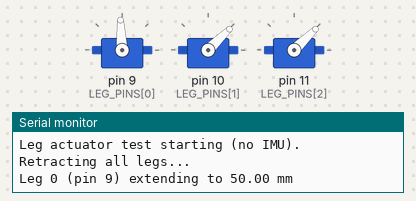
The sketch below on a simulated Arduino Nano, built with avr-gcc and run on an emulated ATmega328P. Shown: 3 × servo, the last lines printed to the serial monitor. Random numbers use the default seed unless the sketch sets one. At 51.8 s the program stops and its outputs stay as they are.

Above: at 8.2 s.
At 23.35 s:
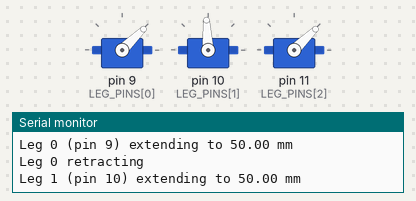
At 30.85 s:
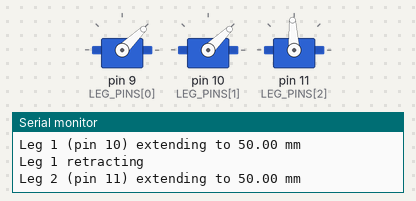
At 38.5 s:
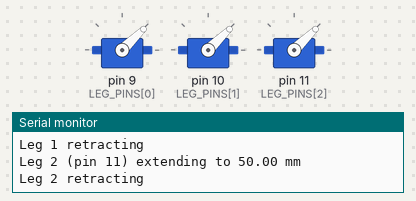
Timing chart, 0 to 47.6 s (numbered marks = the images above):
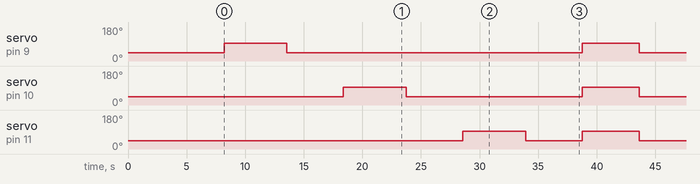

Measured:
- by itself, servo on pin 9 (LEG_PINS[0]): alternates 93° for 5.1 s and 44° for 25.2 s
- by itself, servo on pin 10 (LEG_PINS[1]): alternates 93° for 5.1 s and 44° for 15.0 s
- by itself, servo on pin 11 (LEG_PINS[2]): 44° → 93° at 28.6 s, → 44° 5.3 s later, → 93° 4.8 s later, → 44° 4.8 s later, … (4 changes in this stretch)

The sketch:

leg_actuator_test.ino
```cpp
// STAC Lunar Hopper - Leg Actuator Movement Test (NO IMU)
// Hardware: Arduino Nano, 3x Actuonix L16-R Actuators
// Purpose: verify each actuator physically moves. No BNO055 needed.

#include <Servo.h>

// Pins & Actuator Calibration
const uint8_t LEG_PINS[3] = {9, 10, 11};
const float STROKE_MM     = 100.0;
const float SPEED_MM_S    = 13.0;   // Estimated extension speed (mm/s)
const int US_RETRACTED    = 1000;   // 0 mm extension
const int US_EXTENDED     = 2000;   // 100 mm extension

// Test settings
const float TEST_MM = 50.0;         // How far to extend during the test (keep modest at first)

// Time to travel the full stroke, plus margin
const unsigned long FULL_TRAVEL_MS = (unsigned long)(1000.0 * STROKE_MM / SPEED_MM_S) + 500;

Servo legServos[3];
float currentMm[3] = {0, 0, 0};

void setLeg(uint8_t leg, float mm) {
  mm = constrain(mm, 0.0, STROKE_MM);
  currentMm[leg] = mm;
  int pulseWidth = US_RETRACTED + (int)((mm / STROKE_MM) * (US_EXTENDED - US_RETRACTED));
  legServos[leg].writeMicroseconds(pulseWidth);
}

void setup() {
  Serial.begin(115200);
  Serial.println(F("Leg actuator test starting (no IMU)."));

  for (uint8_t i = 0; i < 3; i++) {
    legServos[i].attach(LEG_PINS[i]);
    setLeg(i, 0);
  }

  Serial.println(F("Retracting all legs..."));
  delay(FULL_TRAVEL_MS);
}

void loop() {
  // Test each leg one at a time: extend, hold, retract
  for (uint8_t i = 0; i < 3; i++) {
    Serial.print(F("Leg "));
    Serial.print(i);
    Serial.print(F(" (pin "));
    Serial.print(LEG_PINS[i]);
    Serial.print(F(") extending to "));
    Serial.print(TEST_MM);
    Serial.println(F(" mm"));
    setLeg(i, TEST_MM);
    delay((unsigned long)(1000.0 * TEST_MM / SPEED_MM_S) + 500);

    delay(1000);  // hold

    Serial.print(F("Leg "));
    Serial.print(i);
    Serial.println(F(" retracting"));
    setLeg(i, 0);
    delay((unsigned long)(1000.0 * TEST_MM / SPEED_MM_S) + 500);

    delay(500);
  }

  // Then all three together
  Serial.println(F("All legs extending together"));
  for (uint8_t i = 0; i < 3; i++) setLeg(i, TEST_MM);
  delay((unsigned long)(1000.0 * TEST_MM / SPEED_MM_S) + 1000);

  Serial.println(F("All legs retracting together"));
  for (uint8_t i = 0; i < 3; i++) setLeg(i, 0);
  delay(FULL_TRAVEL_MS);

  Serial.println(F("Test cycle done. Holding retracted."));
  while (1);  // run once; press reset to repeat
}
```

IMUModule.ino
```cpp
// D5: IMU module (BNO055). This file is the ONLY place that talks to the BNO055;
// SelfRighting.ino (D2) asks it for tilt / up vector / stillness.
// Main program: imuBegin() once in setup(), imuUpdate() every loop, then ask:
//   imuTiltDeg()        how far the hopper is leaning (0 upright, 90 on its side, 180 upside down)
//   imuIsFalling()      in the air (free fall)
//   imuImpactDetected() just hit the ground (true ONCE per impact)
//   imuIsStill()        stopped moving
//   imuHasFault()       sensor missing or lost -> main program must stop the motors
#include <Wire.h>
#include <Adafruit_Sensor.h>
#include <Adafruit_BNO055.h>

// ===================== CONFIGURATION (all TODO: tune in person) =====================
#define IMU_SIMULATE   // pretend values, no sensor needed. Comment out once the BNO055 is wired.
#define IMU_DEBUG      // print IMU status to Serial every IMU_PRINT_INTERVAL_MS

const unsigned long IMU_READ_INTERVAL_MS  = 10;   // 100 Hz: fast enough to catch a landing spike
const unsigned long IMU_PRINT_INTERVAL_MS = 250;

// Falling: in free fall the accelerometer reads close to 0
const float         FALL_ACCEL_MS2    = 3.0f;     // total accel below this = weightless
const unsigned long FALL_TIME_MS      = 60;       // must last this long (ignores single noisy samples)

// Impact: spike in total accel. Fusion mode fixes the range at +/-4 g (39 m/s^2): keep below that.
const float         IMPACT_ACCEL_MS2  = 30.0f;
const unsigned long IMPACT_LOCKOUT_MS = 300;      // ignore bounces right after an impact

// Still: linear accel (gravity removed) and rotation both small, for a while
const float         IMU_STILL_ACCEL_MS2 = 0.3f;   // was STILL_ACCEL_MS2 in SelfRighting.ino
const float         IMU_STILL_GYRO_DPS  = 3.0f;
const unsigned long IMU_STILL_TIME_MS   = 500;    // was STILL_TIME_MS in SelfRighting.ino

// Sensor lost: this many bad reads in a row (all zeros) = fault
const uint8_t       IMU_MAX_BAD_READS = 20;       // 20 x 10 ms = 0.2 s
// =====================================================================================

const float IMU_RAD2DEG = 57.2957795f;

Adafruit_BNO055 bno = Adafruit_BNO055(55, 0x28, &Wire);

bool    imuFault = false;
uint8_t imuBadReads = 0;
unsigned long imuLastReadMs = 0, imuLastPrintMs = 0;

float  imuUp[3] = {0.0f, 0.0f, 1.0f};            // unit "up" in the hopper's frame
float  imuTilt = 0.0f;
float  imuAccMag = 9.81f, imuLinMag = 0.0f, imuGyroMag = 0.0f;

bool   imuFallCand = false, imuFalling = false;
unsigned long imuFallStart = 0;

bool   imuImpactPending = false;
unsigned int  imuImpactCount = 0;
unsigned long imuLastImpactMs = 0;

bool   imuStillCand = false;
unsigned long imuStillStart = 0;

// Vectors are float[3] = {x, y, z} (plain arrays: Arduino's auto-prototypes break on custom structs)
float imuMag(const float *v) { return sqrtf(v[0] * v[0] + v[1] * v[1] + v[2] * v[2]); }

void imuSet(float *v, float x, float y, float z) { v[0] = x; v[1] = y; v[2] = z; }

// ---------------- Pretend values (IMU_SIMULATE) ----------------
#ifdef IMU_SIMULATE
const uint8_t SIM_STILL   = 0;
const uint8_t SIM_MOVING  = 1;
const uint8_t SIM_FALLING = 2;
uint8_t simMode = SIM_STILL;
float   simTiltDeg = 0.0f;
unsigned long simImpactUntil = 0;

float simNoise(float amp) { return amp * (float)random(-1000, 1001) / 1000.0f; }

bool imuReadSensor(float *acc, float *grav, float *gyro) {
  float t = simTiltDeg / IMU_RAD2DEG;            // lean around the x axis
  imuSet(grav, 0.0f, 9.81f * sinf(t), 9.81f * cosf(t));
  for (uint8_t i = 0; i < 3; i++) {
    acc[i]  = grav[i] + simNoise(0.05f);
    gyro[i] = simNoise(0.2f);
    if (simMode == SIM_MOVING)  { acc[i] += simNoise(2.0f); gyro[i] += simNoise(40.0f); }
    if (simMode == SIM_FALLING) { acc[i]  = simNoise(0.3f); gyro[i]  = simNoise(5.0f);  }
  }
  if (millis() < simImpactUntil) acc[2] += 28.0f; // landing spike, ~38 m/s^2 total
  return true;
}

// Keys (capital letters, so they don't clash with the leg keys r/f/h/0):
//   U upright   T tilted 30   S on its side   D upside down   M moving   F falling   L land (impact)
void imuSimCommand(char c) {
  switch (c) {
    case 'U': simMode = SIM_STILL; simTiltDeg = 0.0f;   break;
    case 'T': simMode = SIM_STILL; simTiltDeg = 30.0f;  break;
    case 'S': simMode = SIM_STILL; simTiltDeg = 90.0f;  break;
    case 'D': simMode = SIM_STILL; simTiltDeg = 180.0f; break;
    case 'M': simMode = SIM_MOVING;  break;
    case 'F': simMode = SIM_FALLING; break;
    case 'L': simMode = SIM_STILL; simImpactUntil = millis() + 20; break;
    default:  return;
  }
  Serial.print(F("IMU sim -> ")); Serial.println(c);
}

#else
// ---------------- Real BNO055 ----------------
bool imuReadSensor(float *acc, float *grav, float *gyro) {
  imu::Vector<3> a = bno.getVector(Adafruit_BNO055::VECTOR_ACCELEROMETER);  // m/s^2
  imu::Vector<3> g = bno.getVector(Adafruit_BNO055::VECTOR_GRAVITY);        // m/s^2
  imu::Vector<3> w = bno.getVector(Adafruit_BNO055::VECTOR_GYROSCOPE);      // deg/s
  // TODO: if the IMU is not mounted with +z up when the hopper is upright, remap the axes HERE
  // (a proper rotation, not just one sign flip). Everything else uses these vectors.
  imuSet(acc,  a.x(), a.y(), a.z());
  imuSet(grav, g.x(), g.y(), g.z());
  imuSet(gyro, w.x(), w.y(), w.z());
  // A disconnected sensor reads all zeros
  return imuMag(acc) > 0.0f || imuMag(grav) > 0.0f;
}

void imuSimCommand(char c) { (void)c; }          // nothing to simulate
#endif

// ---------------- Setup / update ----------------
bool imuBegin() {                                // call once from setup()
#ifdef IMU_SIMULATE
  imuFault = false;
  Serial.println(F("IMU: SIMULATION (pretend values). Keys U T S D M F L"));
#else
  // IMUPLUS = accel + gyro fusion, no magnetometer (motors and magnets nearby would disturb it)
  imuFault = !bno.begin(OPERATION_MODE_IMUPLUS); // replaces while(1): no freeze, just a fault flag
  if (!imuFault) bno.setExtCrystalUse(true);
#endif
  imuLastReadMs = millis();
  return !imuFault;
}

void imuPrintStatus() {
  Serial.print(F("IMU tilt="));    Serial.print(imuTilt, 1);
  Serial.print(F(" falling="));    Serial.print(imuFalling);
  Serial.print(F(" impacts="));    Serial.print(imuImpactCount);
  Serial.print(F(" still="));      Serial.print(imuIsStill());
  Serial.print(F(" fault="));      Serial.print(imuFault);
  Serial.print(F("  |acc|="));     Serial.print(imuAccMag, 2);
  Serial.print(F(" |lin|="));      Serial.print(imuLinMag, 2);
  Serial.print(F(" |gyro|="));     Serial.println(imuGyroMag, 1);
}

void imuUpdate() {                               // call EVERY loop; returns at once if not time yet
  unsigned long now = millis();
#ifdef IMU_DEBUG
  if (now - imuLastPrintMs >= IMU_PRINT_INTERVAL_MS) { imuLastPrintMs = now; imuPrintStatus(); }
#endif
  if (imuFault) return;
  if (now - imuLastReadMs < IMU_READ_INTERVAL_MS) return;
  imuLastReadMs = now;

  float acc[3], grav[3], gyro[3];
  if (!imuReadSensor(acc, grav, gyro)) {
    if (++imuBadReads >= IMU_MAX_BAD_READS) {
      imuFault = true;
      imuFalling = false; imuStillCand = false;
    }
    return;
  }
  imuBadReads = 0;

  // Tilt from the gravity direction (works at any angle, unlike the X/Y/Z angles)
  float gn = imuMag(grav);
  if (gn > 1.0f) {
    imuSet(imuUp, grav[0] / gn, grav[1] / gn, grav[2] / gn);
    imuTilt = acosf(constrain(imuUp[2], -1.0f, 1.0f)) * IMU_RAD2DEG;
  }

  float lin[3] = {acc[0] - grav[0], acc[1] - grav[1], acc[2] - grav[2]};
  imuAccMag  = imuMag(acc);
  imuLinMag  = imuMag(lin);
  imuGyroMag = imuMag(gyro);

  // Falling
  if (imuAccMag < FALL_ACCEL_MS2) {
    if (!imuFallCand) { imuFallCand = true; imuFallStart = now; }
    imuFalling = (now - imuFallStart >= FALL_TIME_MS);
  } else {
    imuFallCand = false; imuFalling = false;
  }

  // Impact
  if (imuAccMag > IMPACT_ACCEL_MS2 &&
      (imuImpactCount == 0 || now - imuLastImpactMs > IMPACT_LOCKOUT_MS)) {
    imuImpactPending = true;
    imuImpactCount++;
    imuLastImpactMs = now;
  }

  // Still
  if (imuLinMag < IMU_STILL_ACCEL_MS2 && imuGyroMag < IMU_STILL_GYRO_DPS) {
    if (!imuStillCand) { imuStillCand = true; imuStillStart = now; }
  } else {
    imuStillCand = false;
  }
}

// ---------------- Public functions ----------------
float imuTiltDeg()     { return imuTilt; }
bool  imuIsFalling()   { return !imuFault && imuFalling; }
bool  imuHasFault()    { return imuFault; }

bool imuImpactDetected() {                       // true ONCE per impact, then clears
  bool p = imuImpactPending;
  imuImpactPending = false;
  return p;
}

unsigned long imuStillDurationMs() {             // how long it has been still (0 = moving)
  return (!imuFault && imuStillCand) ? millis() - imuStillStart : 0;
}

bool imuIsStill() { return imuStillDurationMs() >= IMU_STILL_TIME_MS; }

void imuGetUpVector(float &ux, float &uy, float &uz) {  // (0,0,1) when upright; used by D2
  ux = imuUp[0]; uy = imuUp[1]; uz = imuUp[2];
}
```
